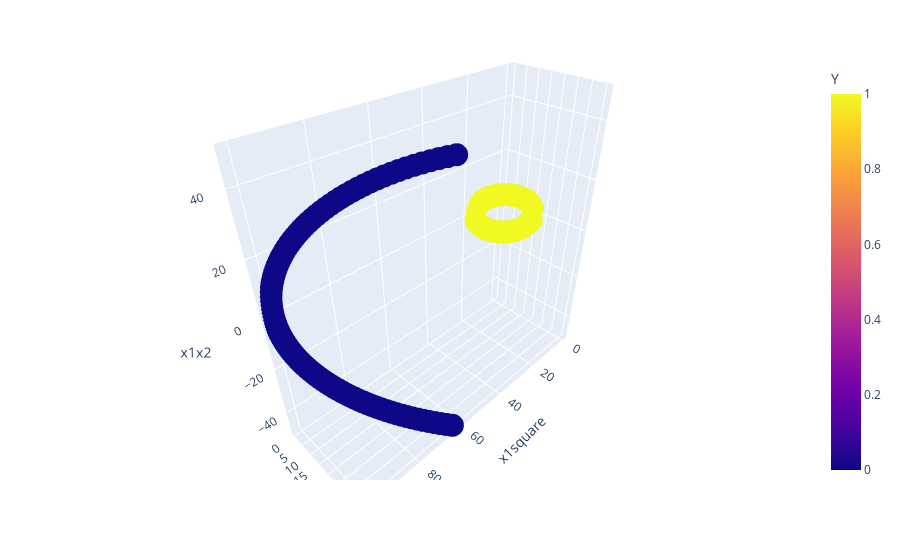

The notebook cell saved with this chart:
### Code cell
import plotly.express as px
fig=px.scatter_3d(df1, x="x1square", y="x2square", z="x1x2", color="Y")
fig.show()

### Figure 1 — Plotly figure (JSON) as saved in the notebook; plotly's stock layout.template omitted (floating-point values rounded to 4 significant figures; data arrays with more than 128 entries replaced by an {"elided": "..."} marker saying what was removed)
{"data": [{"hovertemplate": "x1square=%{x}<br>x2square=%{y}<br>x1x2=%{z}<br>Y=%{marker.color}<extra></extra>", "legendgroup": "", "marker": {"color": {"elided": "400 int values"}, "coloraxis": "coloraxis", "symbol": "circle"}, "mode": "markers", "name": "", "scene": "scene", "showlegend": false, "type": "scatter3d", "x": {"elided": "400 float values"}, "y": {"elided": "400 float values"}, "z": {"elided": "400 float values"}}], "layout": {"coloraxis": {"colorbar": {"title": {"text": "Y"}}, "colorscale": [[0, "#0d0887"], [0.1111, "#46039f"], [0.2222, "#7201a8"], [0.3333, "#9c179e"], [0.4444, "#bd3786"], [0.5556, "#d8576b"], [0.6667, "#ed7953"], [0.7778, "#fb9f3a"], [0.8889, "#fdca26"], [1, "#f0f921"]]}, "legend": {"tracegroupgap": 0}, "margin": {"t": 60}, "scene": {"domain": {"x": [0, 1], "y": [0, 1]}, "xaxis": {"title": {"text": "x1square"}}, "yaxis": {"title": {"text": "x2square"}}, "zaxis": {"title": {"text": "x1x2"}}}}}
